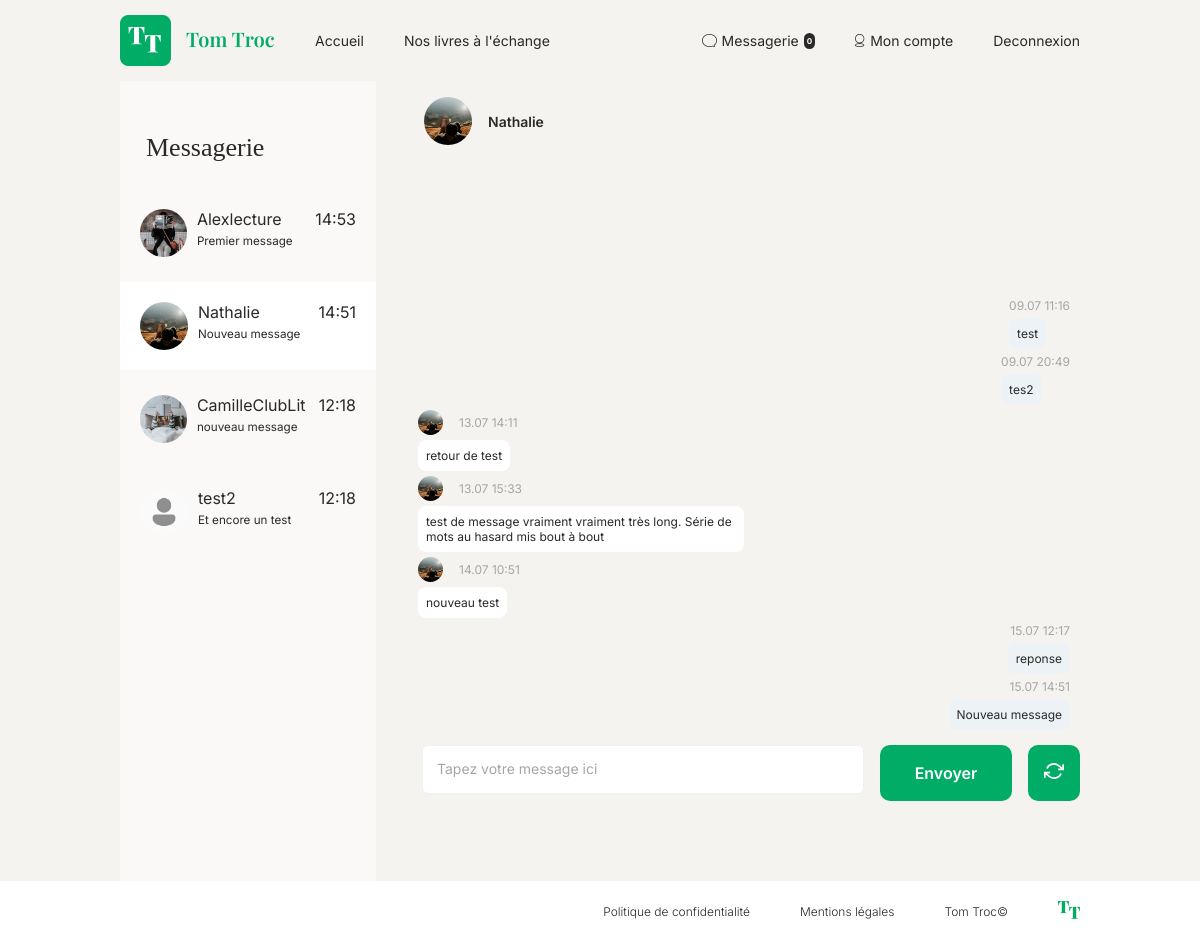
Page /index.php?action=messages&user=2 (signed in) on the committed database.
### tables this page shows
CREATE TABLE `messages` (
  `id` int(11) NOT NULL,
  `sender_id` int(11) DEFAULT NULL,
  `receiver_id` int(11) DEFAULT NULL,
  `content` text NOT NULL,
  `created_at` datetime DEFAULT current_timestamp(),
  `is_read` tinyint(1) DEFAULT 0
);

CREATE TABLE `users` (
  `id` int(11) NOT NULL,
  `nickname` varchar(100) NOT NULL,
  `email` varchar(255) NOT NULL,
  `password` varchar(255) NOT NULL,
  `profile_picture_path` varchar(255) DEFAULT NULL,
  `created_at` datetime DEFAULT current_timestamp(),
  `updated_at` datetime DEFAULT NULL ON UPDATE current_timestamp(),
  `status` varchar(8) NOT NULL DEFAULT 'actif'
);

### app/Core/View.php (called while the page is built, shortened)
<?php
class View
{
    private function buildViewPath(string $viewName): string
    {
        return __DIR__ . '/../Views/' . $viewName . '.php';
    }
    private function _renderViewFromTemplate(string $viewPath, array $params = []): string
    {
        if (file_exists($viewPath)) {
            extract($params);
            require($viewPath);
            return ob_get_clean();
        } else {
            throw new \Exception("La vue '$viewPath' est introuvable");
        }
    }
    public function render(string $viewName, array $params = [] ): void
    {
        $viewPath = $this->buildViewPath($viewName);
        $content = $this->_renderViewFromTemplate($viewPath, $params);
        require(__DIR__.'/../Views/main.php');
    }
}

### app/Controllers/MailController.php (called while the page is built, shortened)
<?php
class MailController
{
    private MessageManager $messageManager;
    private UserManager $userManager;
    public function __construct()
    {
        $this->messageManager = new MessageManager();
        $this->userManager = new UserManager();
    }
    public function showMessages(): void
    {
        $userId = Auth::getLoggedUserId();
        $otherUserId = filter_var(Utils::request('user'), FILTER_VALIDATE_INT);
        try {
            $otherUser = null;
            if ($otherUserId) {
                $otherUser = $this->userManager->getUserById($otherUserId);
            }
            $conversations = $this->messageManager->getUserConversations($userId);
            $messages = [];
            if ($otherUserId) {
                $messages = $this->messageManager->getConversation($userId, $otherUserId);
                $this->messageManager->markAsRead($userId, $otherUserId);
            }
            (new View())->render('mailBox', [
                'conversations' => $conversations,
                'messages' => $messages,
                'userId' => $userId,
                'otherUserId' => $otherUserId,
                'otherUser' => $otherUser
            ]);
        } catch (\Exception $e) {
            Utils::redirectWithMessage("home", $e->getMessage());
        }
    }
}

### app/Core/Router.php (called while the page is built, shortened)
<?php
class Router
{
    public function handleRequest(): void
    {
        $action = Utils::request('action', 'home');
        switch ($action) {
            case 'messages':
                $mailController = new MailController();
                $mailController->showMessages();
                break;
        }
    }
}

### public/index.php (called while the page is built, shortened)
<?php
try {
    $router = new Router();
    $router->handleRequest();
} catch (Exception $error) {
    $errorView = new View();
    $errorView->render('errorPage', ['errorMessage' => $error->getMessage() ]);
}

### app/Core/DBManager.php (called while the page is built, shortened)
<?php
class DBManager
{
    private static $instance;
    private $db;
    private function __construct()
    {
        $this->db = new PDO('mysql:host='.$_ENV['DB_HOST'].';dbname='.$_ENV['DB_NAME'].';charset=utf8',$_ENV['DB_USER'],$_ENV['DB_PASS']);
        $this->db->setAttribute(PDO::ATTR_ERRMODE, PDO::ERRMODE_EXCEPTION);
        $this->db->setAttribute(PDO::ATTR_DEFAULT_FETCH_MODE, PDO::FETCH_ASSOC);
    }
    public static function getInstance(): DBManager
    {
        if (!self::$instance) {
            self::$instance = new DBManager;
        }
        return self::$instance;
    }
    public function query(string $sql, ?array $params = null): PDOStatement
    {
        if ($params == null) {
            $query = $this->db->query($sql);
        } else {
            $query = $this->db->prepare($sql);
            $query->execute($params);
        }
        return $query;
    }
}

### app/Services/Auth.php (called while the page is built, shortened)
<?php
class Auth
{
    public static function getLoggedUserId(): ?int
    {
        return (int) $_SESSION['id'];
    }
}

### app/Repositories/AbstractRepository.php (called while the page is built, shortened)
<?php
abstract class AbstractRepository
{
    public function __construct()
    {
        $this->db = DBManager::getInstance();
    }
}

### app/Repositories/MessageManager.php (called while the page is built, shortened)
<?php
class MessageManager extends AbstractRepository
{
    public function getUserConversations(int $userId): array
    {
        try {
            $sql = "SELECT
                    m.*,
                    u.id AS user_id,
                    u.nickname,
                    u.profile_picture_path
                    FROM messages m
                    JOIN users u
                        ON u.id = IF(m.sender_id = :userId, m.receiver_id, m.sender_id)
                    JOIN (
                        SELECT
                            IF(sender_id = :userId, receiver_id, sender_id) AS other_user_id,
                            MAX(created_at) as max_date
                        FROM messages
                        WHERE sender_id = :userId OR receiver_id = :userId
                        GROUP BY other_user_id
                    ) last_msg
                        ON last_msg.other_user_id = u.id
                        AND m.created_at = last_msg.max_date
                    ORDER BY m.created_at DESC";
            $result = $this->db->query($sql, ['userId' => $userId]);
            $conversations = [];
            while ($row = $result->fetch()) {
                $userData = [
                    'id' => $row['user_id'],
                    'nickname' => $row['nickname'],
                    'profile_picture_path' => $row['profile_picture_path']
                ];
                unset($row['user_id'], $row['nickname'], $row['profile_picture_path']);
                $message = new Message($row);
                $otherUser = new User($userData);
                $message->setOtherUser($otherUser);
                $conversations[] = $message;
            }
            return $conversations;
        } catch (\PDOException $e) {
            throw new \Exception("Impossible de récupérer les conversations");
        }
    }
    public function getConversation(int $user1, int $user2): array
    {
        try {
            $sql = "SELECT *
                    FROM `messages`
                    WHERE (`sender_id` = :user1 AND `receiver_id` = :user2)
                    OR (`sender_id` = :user2 AND `receiver_id` = :user1)
                    ORDER BY `created_at` ASC";
            $result = $this->db->query($sql, [
                'user1' => $user1,
                'user2' => $user2
            ]);
            return $this->hydrateMessagesFromResult($result);
        } catch (\PDOException $e) {
            throw new \Exception("Impossible de récupérer la conversation");
        }
    }
    public function markAsRead(int $userId, int $otherUserId): void
    {
        try {
            $sql = "UPDATE `messages`
                    SET `is_read` = 1
                    WHERE `receiver_id` = :userId
                    AND `sender_id` = :otherUserId
                    AND `is_read` = 0";
            $this->db->query($sql, [
                'userId' => $userId,
                'otherUserId' => $otherUserId
            ]);
        } catch (\PDOException $e) {
            throw new \Exception("Impossible de marquer les messages comme lus");
        }
    }
    private function hydrateMessagesFromResult(\PDOStatement $result): array
    {
        $messages = [];
        while ($row = $result->fetch()) {
            $messages[] = new Message($row);
        }
        return $messages;
    }
}

### app/Models/AbstractModel.php (called while the page is built, shortened)
<?php
abstract class AbstractModel
{
    protected int $id = -1;
    protected function hydrate(array $data) : void
    {
        foreach ($data as $key => $value) {
            $method = 'set' . str_replace('_', '', ucwords($key, '_'));
        }
    }
    public function setId(int $id) : void
    {
        $this->id = $id;
    }
    public function getId() : int
    {
        return $this->id;
    }
}

### app/Models/Message.php (called while the page is built, shortened)
<?php
class Message extends AbstractModel
{
    private int $senderId;
    private string $content = "";
    private ?DateTime $createdAt = null;
    private ?User $otherUser = null;
    public function setSenderId(int $senderId): void
    {
        $this->senderId = $senderId;
    }
    public function getSenderId(): int
    {
        return $this->senderId;
    }
    public function setContent(string $content): void
    {
        $this->content = $content;
    }
    public function getContent(): string
    {
        return $this->content;
    }
    public function setCreatedAt(string|DateTime $createdAt, string $format = 'Y-m-d H:i:s'): void
    {
        if (is_string($createdAt)) {
            $createdAt = DateTime::createFromFormat($format, $createdAt);
        }
        $this->createdAt = $createdAt;
    }
    public function getCreatedAt(): DateTime
    {
        return $this->createdAt;
    }
    public function setOtherUser(User $user): void
    {
        $this->otherUser = $user;
    }
    public function getOtherUser(): ?User
    {
        return $this->otherUser;
    }
}

### app/Models/User.php (called while the page is built, shortened)
<?php
class User extends AbstractModel
{
    private string $nickname = "";
    private ?string $profilePicturePath = "";
    public function setNickname(string $nickname): void
    {
        $this->nickname = $nickname;
    }
    public function getNickname(): string
    {
        return $this->nickname;
    }
    public function setProfilePicturePath(?string $profilePicturePath): void
    {
        $this->profilePicturePath = $profilePicturePath;
    }
    public function getProfilePicturePath(): string
    {
        return $this->profilePicturePath;
    }
}

### app/Services/Utils.php (called while the page is built, shortened)
<?php
class Utils
{
    public static function request(string $variableName, mixed $defaultValue = null): mixed
    {
        return $_REQUEST[$variableName] ?? $defaultValue;
    }
    public static function convertDateFormat(DateTime $date) : string
    {
        $dateFormatter = new IntlDateFormatter('fr_FR', IntlDateFormatter::FULL, IntlDateFormatter::FULL);
        $dateFormatter->setPattern('dd.MM HH:mm');
        return $dateFormatter->format($date);
    }
    public static function convertDateFormatHour(DateTime $date) : string
    {
        $dateFormatter = new IntlDateFormatter('fr_FR', IntlDateFormatter::FULL, IntlDateFormatter::FULL);
        $dateFormatter->setPattern('HH:mm');
        return $dateFormatter->format($date);
    }
}

### app/Repositories/UserManager.php (called while the page is built, shortened)
<?php
class UserManager extends AbstractRepository
{
    public function getUserById(int $id): ?User
    {
        try {
            $sql = "SELECT * FROM `users`
                    WHERE `id` = :id";
            $result = $this->db->query($sql, [
                'id' => $id
            ]);
            $user = $result->fetch();
            return $user ? new User($user) : null;
        } catch (\PDOException $e) {
            throw new \Exception("Impossible de récupérer l'utilisateur");
        }
    }
}

### app/Views/mailBox.php (the view, shortened to what this page needs)
<section id="mail-box-section">
    <div class="messaging">
        <div class="conversations">
            <h1>Messagerie</h1>
                <?php foreach ($conversations as $conversation): ?>
                    <?php
                        $convUserId = $conversation->getOtherUser()->getId();
                        $isActive = ($convUserId == $otherUserId);
                    ?>
                    <a href="index.php?action=messages&user=<?= $convUserId ?>">
                        <div class="conversation-card <?= $isActive ? 'active' : '' ?>">
                            <img src="<?= $conversation->getOtherUser()->getProfilePicturePath() ?>" alt="Image de profil utilisateur">
                            <div class="conv-col">
                                <div class="conv-row">
                                    <p><?= htmlspecialchars($conversation->getOtherUser()->getNickname()) ?></p>
                                    <p><?= App\Services\Utils::convertDateFormatHour($conversation->getCreatedAt()) ?></p>
                                </div>
                                <small><?= htmlspecialchars(substr($conversation->getContent(), 0, 30)) ?></small>
                            </div>
                        </div>
                    </a>
                <?php endforeach; ?>
        </div>
        <div class="chat">
            <?php if ($messages): ?>
            <div id="messages-header">
                <img src="<?= $otherUser->getProfilePicturePath() ?>" alt="image de profil utilisateur">
                <h2><?= $otherUser->getNickname() ?></h2>
            </div>
            <?php endif; ?>
                <div class="messages">
                    <?php foreach ($messages as $message): ?>
                        <div class="<?= $message->getSenderId() === $userId ? 'sent' : 'received' ?>">
                            <div class="subMessage">
                                <?php if ($message->getSenderId() === $otherUserId): ?>
                                    <img src="<?= $otherUser->getProfilePicturePath() ?>" alt="image de profil utilisateur">
                                <?php endif; ?>
                                <p><?= App\Services\Utils::convertDateFormat($message->getCreatedAt()) ?></p>
                            </div>
                            <p class="message"><?= htmlspecialchars($message->getContent()) ?></p>
                        </div>
                    <?php endforeach; ?>
                </div>
                <?php if ($otherUserId): ?>
                <form method="POST" action="index.php?action=sendMessage" class="send-form">
                    <textarea name="content" placeholder="Tapez votre message ici" required></textarea>
                    <button type="submit">Envoyer</button>
                    <?php if ($otherUserId): ?>
                        <a href="index.php?action=messages&user=<?= $otherUserId ?>">
                            <svg xmlns="http://www.w3.org/2000/svg" width="20" height="20" viewBox="0 0 24 24" fill="none" stroke="currentColor" stroke-width="2">
                                <path d="M23 4v6h-6"></path>
                                <path d="M1 20v-6h6"></path>
                                <path d="M3.51 9a9 9 0 0114.13-3.36L23 10M1 14l5.37 4.36A9 9 0 0020.49 15"></path>
                            </svg>
                        </a>
                    <?php endif; ?>
                </form>
                <?php else: ?>
                    <div class="no-conversation">
                        <p>Sélectionnez une conversation pour envoyer un message</p>
                    </div>
                <?php endif; ?>
        </div>
    </div>
</section>

### rows in the picture
messages: receiver.profile_picture_path (picture), receiver.nickname "Alexlecture", created_at "14:53", content "Premier message"
messages: created_at "14:51", content "Nouveau message", created_at "15.07 14:51"
messages: receiver.profile_picture_path (picture), receiver.nickname "CamilleClubLit", created_at "12:18", content "nouveau message"
messages: receiver.profile_picture_path (picture), receiver.nickname "test2", created_at "12:18", content "Et encore un test"
users: profile_picture_path (picture), nickname "Nathalie"
messages: created_at "09.07 11:16", content "test"
messages: created_at "09.07 20:49", content "tes2"
messages: sender.profile_picture_path (picture), created_at "13.07 14:11", content "retour de test"
messages: sender.profile_picture_path (picture), created_at "13.07 15:33", content "test de message vraiment vraiment très long. Série de mots au hasard mis bout à bout"
messages: sender.profile_picture_path (picture), created_at "14.07 10:51", content "nouveau test"
messages: created_at "15.07 12:17", content "reponse"

### other values in the picture
$unreadCount "0"
$conversation->getOtherUser()->getNickname() "Nathalie"
